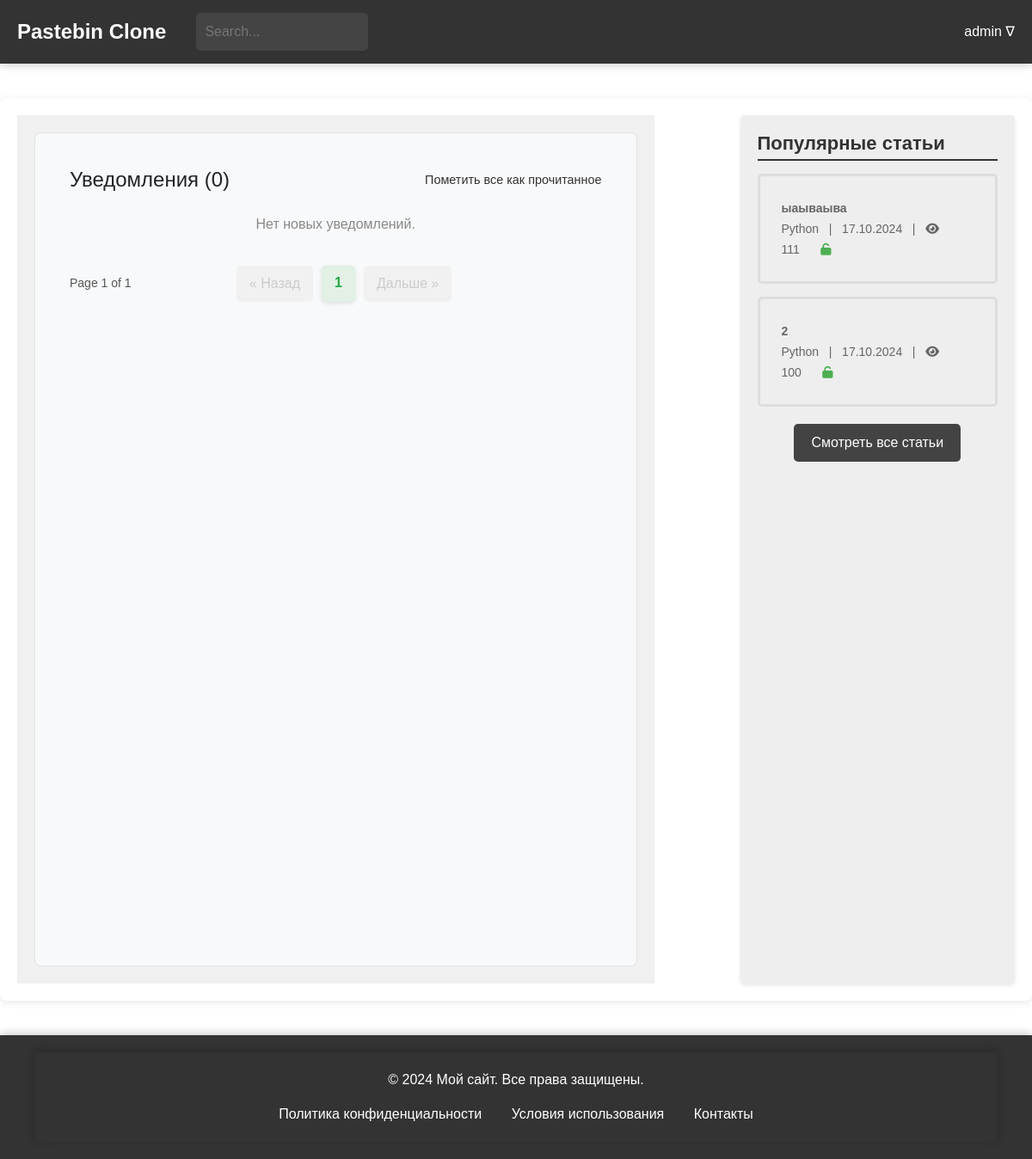
The app's page /general/notifications/ (signed in), older data.
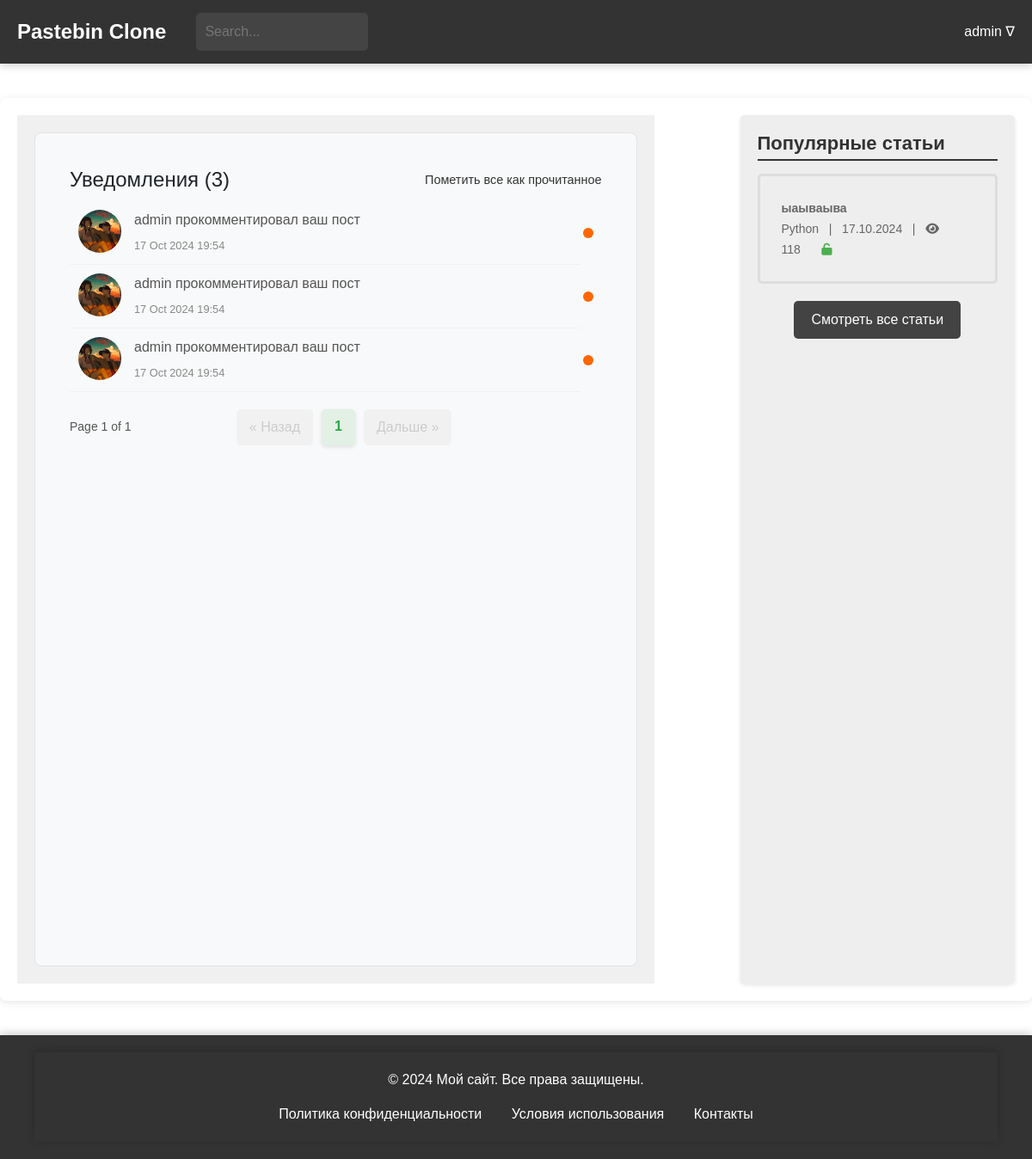
The same page, newer data.
### blog/models.py (models this page shows, shortened)
class Paste(models.Model):
    ACCESS_STATUS_CHOICES = [
        (0, 'Private'),
        (1, 'Public'),
        (2, 'Draft'),
    ]
    TIME_LIVE_CHOICES = [
        (None, 'Никогда'),
        (timedelta(minutes=2), 'Через 2 минуты'),
        (timedelta(hours=1), 'Через 1 час'),
        (timedelta(days=1), 'Через 1 день'),
        (timedelta(weeks=1), 'Через 1 неделю'),
    ]
    title = models.CharField(max_length=200)
    content = models.TextField()
    author = models.ForeignKey(User, on_delete=models.CASCADE)
    created_at = models.DateTimeField(auto_now_add=True)
    updated_at = models.DateTimeField(auto_now=True)
    slug = models.UUIDField(default=uuid.uuid4, editable=False, unique=True)
    tags = models.ManyToManyField(Tag, related_name='posts')
    category = models.ForeignKey(Category, on_delete=models.SET_NULL, null=True)
    access_status = models.IntegerField(choices=ACCESS_STATUS_CHOICES, default=1)
    time_live = models.DurationField(null=True, blank=True)
    password = models.CharField(max_length=100, null=True, blank=True)
    is_delete_after_read = models.BooleanField(default=False)
    views_count = models.PositiveIntegerField(default=100)
    def get_formatted_created_at(self):
        return self.created_at.strftime('%d.%m.%Y')
    class Meta:
        verbose_name = 'Паста'
        verbose_name_plural = 'Паста'

class Category(models.Model):
    name = models.CharField(max_length=30, unique=True)
    parent = models.ForeignKey(
        'self',
        on_delete=models.CASCADE,
        null=True, blank=True,
        related_name='subcategories'
    )
    def __str__(self):
        return self.name
    class Meta:
        verbose_name = 'Категория'
        verbose_name_plural = 'Категории'

### general/models.py (models this page shows)
class Notifications(models.Model):
    COMMENT = 1
    LIKE = 2
    DISLIKE = 3
    FAVOURITE = 4
    NOTE_TYPES = [
        (1, 'Comment'),
        (2, 'Like'),
        (3, 'Dislike'),
        (4, 'Favourite'),
    ]
    user = models.ForeignKey(CustomUser, on_delete=models.CASCADE, related_name='note_receiver', default=None)
    sender = models.ForeignKey(CustomUser, on_delete=models.CASCADE, related_name='note_sender', default=None)
    post = models.ForeignKey(Paste, on_delete=models.CASCADE)
    send_time = models.DateTimeField(auto_now_add=True)
    is_checked = models.BooleanField(default=False)
    notification_type = models.IntegerField(choices=NOTE_TYPES, max_length=1)
    class Meta:
        verbose_name = 'Уведомление'
        verbose_name_plural = 'Уведомления'
    def get_notification_message(self):
        if self.notification_type == 1:
            return f'{self.sender} прокомментировал ваш пост'
        elif self.notification_type == 2:
            return f'{self.sender} лайкнул ваш пост'
        elif self.notification_type == 3:
            return f'{self.sender} поставил дизлайк вашему посту'
        elif self.notification_type == 4:
            return f'{self.sender} добавил ваш пост в избранное'
        return 'Неизвестное уведомление'

### users/models.py (models this page shows)
class CustomUser(AbstractUser):
    bio = models.TextField(blank=True, null=True)
    favorites = models.ManyToManyField('blog.Paste', related_name='favorited_by', blank=True)
    address = models.CharField(max_length=100, blank=True, null=True)
    avatar = models.ImageField(upload_to='avatars/', blank=True, null=True)
    groups = models.ManyToManyField(
        'auth.Group',
        related_name='customuser_set',
        blank=True
    )
    user_permissions = models.ManyToManyField(
        'auth.Permission',
        related_name='customuser_set',
        blank=True
    )
    def __str__(self):
        return self.username
    class Meta:
        verbose_name = "Пользователь"
        verbose_name_plural = "Пользователи"

### general/views.py (the view)
# urls.py: path('notifications/', views.notifications, name='notifications'),
def notifications(request):
    notes = Notifications.objects.all().filter(user=request.user).order_by('-send_time')
    popular_posts = Paste.objects.order_by('-views_count')[:5]
    paginator = Paginator(notes, 10)
    page_number = request.GET.get('page')
    page_obj = paginator.get_page(page_number)
    return render(request, 'notifications.html', {
        'popular_posts': popular_posts,
        'notes': notes,
        'page_obj': page_obj,
    })

### general/context_processors.py (called while the page is built)
def unread_counts(request):
    if request.user.is_authenticated:
        unread_messages_count = Messages.objects.filter(user=request.user, is_checked=False).count()
        unread_notifications_count = Notifications.objects.filter(user=request.user, is_checked=False).count()
    else:
        unread_messages_count = 0
        unread_notifications_count = 0
    return {
        'unread_messages_count': unread_messages_count,
        'unread_notifications_count': unread_notifications_count,
    }

### general/templates/notifications.html (shortened to what this page needs)
{% extends 'blog/temps/base.html' %}
{% load static %}
{% block head %}
<link href="https://stackpath.bootstrapcdn.com/bootstrap/4.5.2/css/bootstrap.min.css" rel="stylesheet">
<link rel="stylesheet" href="https://cdnjs.cloudflare.com/ajax/libs/font-awesome/5.15.1/css/all.min.css">
<link rel="stylesheet" href="https://cdnjs.cloudflare.com/ajax/libs/font-awesome/6.0.0-beta3/css/all.min.css">
<link rel="stylesheet" type="text/css" href="{% static 'css/notifications.css' %}">
{% endblock %}
{% block content %}
<main>
    <div class="main-container">
        <div class="left-block">
            <div class="card notifications-block">
                <div class="card-body">
                    <div class="card-title-container">
                        <h4 class="card-title">Уведомления ({{ unread_notifications_count }})</h4>
                        <a href="{% url 'general:mark-all-notes-read' %}" class="mark-all-read">Пометить все как
                            прочитанное</a>
                    </div>
                    <ul class="notifications-list">
                        {% for notification in page_obj %}
                        <li class="notification-item">
                            <a href="{% url 'general:mark-notification-read' notification.id %}"
                               class="notification-link">
                                <div class="notification-avatar">
                                    <img src="{% if notification.sender.avatar %}{{ notification.sender.avatar.url }}{% else %}https://th.bing.com/th/id/OIP.0TsJGYhWWOy_hBFOH0hX-gHaHa?rs=1&pid=ImgDetMain{% endif %}"
                                         alt="Avatar" class="avatar-img">
                                </div>
                                <div class="notification-content">
                                    <p class="notification-message">{{ notification.get_notification_message }}</p>
                                    <span class="notification-time">{{ notification.send_time|date:"d M Y H:i" }}</span>
                                </div>
                                {% if not notification.is_checked %}
                                <span class="notification-badge"></span>
                                {% endif %}
                            </a>
                        </li>
                        {% empty %}
                        <p class="no-notifications">Нет новых уведомлений.</p>
                        {% endfor %}
                    </ul>
                    {% include 'temps/notifications_paginator.html' %}
                </div>
            </div>
        </div>
        {% include 'blog/temps/popular_posts.html' %}
    </div>
</main>
{% endblock %}

### blog/templates/blog/temps/popular_posts.html
{% load static %}
<head>
    <link rel="stylesheet" type="text/css" href="{% static 'css/popular_posts.css' %}">
    <link rel="stylesheet" href="https://cdnjs.cloudflare.com/ajax/libs/font-awesome/6.0.0-beta3/css/all.min.css">
</head>
<div class="right-block">
    <h2>Популярные статьи</h2>
    <ul>
        {% for popular_post in popular_posts %}
        <li>
            <a href="{% url 'blog:post-detail' popular_post.slug %}">
                <span class="article-title">{{popular_post.title}}</span>
                <br>
                <span class="article-meta">{{ popular_post.category }} &nbsp; | &nbsp; {{ popular_post.get_formatted_created_at }} &nbsp; |  &nbsp;
                                    <i class="fa fa-eye"></i> <span
                            class="view-count">{{popular_post.views_count}}</span></span>
                {% if popular_post.password %}
                <span><i class="fa fa-lock" aria-hidden="true" style="color: #FF9800;"></i></span>
                {% else %}
                <span><i class="fa fa-unlock" aria-hidden="true" style="color: #4CAF50;"></i></span>
                {% endif %}
            </a>
        </li>
        {% endfor %}
    </ul>
     <div class="all-posts-link">
        <a href="{% url 'blog:posts-check' %}">Смотреть все статьи</a>
    </div>
</div>

Row changes from the older to the newer data that the page shows:
removed Paste: title "2", category "Python", get_formatted_created_at "17.10.2024", views_count "100"
added Notifications: sender.avatar (picture), get_notification_message "admin прокомментировал ваш пост", send_time "17 Oct 2024 19:54", is_checked False (drawn)
added Notifications: sender.avatar (picture), get_notification_message "admin прокомментировал ваш пост", send_time "17 Oct 2024 19:54", is_checked False (drawn)
added Notifications: sender.avatar (picture), get_notification_message "admin прокомментировал ваш пост", send_time "17 Oct 2024 19:54", is_checked False (drawn)
changed Paste "ыаываыва": views_count "111" → "118"
Text that changed along with them:
{{ unread_notifications_count }}: "0" → "3"
text no longer shown: "Нет новых уведомлений."
